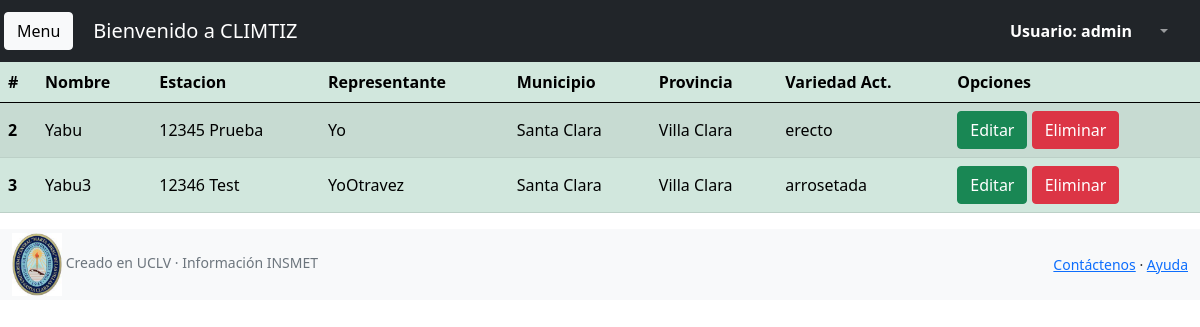
Page /empresa/lista_empresas (signed in) on the earlier database version.
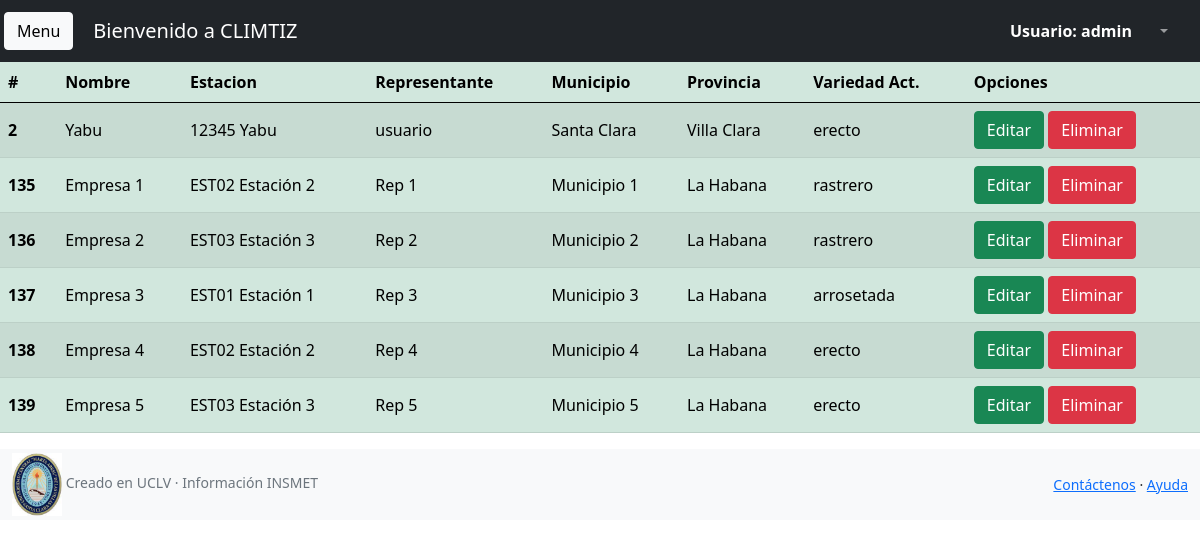
Same page on the later database version.
### users/models.py (models this page shows)
class User(AbstractUser):
    empresa = models.ForeignKey(Empresa, null = False, blank=False, on_delete = models.CASCADE)
    cargo = models.CharField(max_length=30)
    edad = models.IntegerField()
    sexo = models.CharField(max_length=11, choices=SEXO)
    is_admin = models.BooleanField('Is admin',default=False)
    is_normal = models.BooleanField('Is normal',default=False)
    aprobado = models.BooleanField('Aprove', default=False)

### empresa/models.py (models this page shows, shortened)
class Empresa(models.Model):
    nombre = models.CharField(max_length=60)
    estacion = models.ForeignKey(Estacion, null = True, blank=False, on_delete = models.CASCADE)
    representante = models.CharField(max_length = 100)
    municipio = models.CharField(max_length = 100)
    provincia = models.CharField(max_length=30)
    variedad_actual = models.CharField(max_length=20, choices=TVARIEDAD, null=True)

### estacion/models.py (models this page shows)
class Estacion(models.Model):
    num_estacion = models.CharField(max_length=6, primary_key=True)
    nombre = models.CharField(max_length=50)
    provincia = models.CharField(max_length=30)
    def __str__(self):
        return '{} {}'.format(self.num_estacion,self.nombre)

### empresa/views.py (the view)
# urls.py: path('lista_empresas',EmpresaList.as_view(),name="lista_empresa"),
class EmpresaList(UserPassesTestMixin,ListView):
    model = Empresa
    template_name = 'empresa_lista.html'
    def test_func(self):
        return self.request.user.is_authenticated and self.request.user.is_admin

### mensajes/processors.py (called while the page is built)
def ctx_dict(request):
    sol=None
    if request.user.is_authenticated:
        sol = len(Mensajes.objects.filter(recibido=False).filter(destinatario=request.user))
    ctx={'test':sol}
    print(sol)
    return ctx

### empresa/templates/empresa_lista.html (shortened to what this page needs)
{% extends 'index_admin.html' %}
{% load static %}
{% block content %}
{% if object_list %}
<div class="table-responsive ">
    <table class="table align-middle  table-success table-striped">
        <thead>
          <tr>
            <th scope="col">#</th>
            <th scope="col">Nombre</th>
            <th scope="col">Estacion</th>
            <th scope="col">Representante</th>
            <th scope="col">Municipio</th>
            <th scope="col">Provincia</th>
            <th scope="col">Variedad Act.</th>
            <th scope="col">Opciones</th>
          </tr>
        </thead>
        <tbody>
{% for empresa in object_list %}
          <tr>
            <th scope="row">{{empresa.id}}</th>
            <td>{{empresa.nombre}}</td>
            <td>{{empresa.estacion}}</td>
            <td>{{empresa.representante}}</td>
            <td>{{empresa.municipio}}</td>
            <td>{{empresa.provincia}}</td>
            <td>{{empresa.variedad_actual}}</td>
            <td>
                <a class="btn btn-success" href="{% url 'empresa:editar_empresa' empresa.id %}">Editar</a>
                <a class="btn btn-danger" href="{% url 'empresa:eliminar_empresa' empresa.id %}">Eliminar</a>
            </td>
          </tr>
    {% endfor %}
  </tbody>
    {% else %}
<h1>No existen empresas en el sistema</h1>
{% endif %}
</table>
</div>
{% endblock content %}

### users/templates/index_admin.html (shortened to what this page needs)
{% extends 'base.html' %} {% load static %}
{% block title %} HOME {% endblock %} {% block header %}
<nav class="navbar navbar-expand navbar-dark bg-dark">
  <a
    class="btn btn-light m-1"
    data-bs-toggle="offcanvas"
    href="#offcanvasExample"
    role="button"
    aria-controls="offcanvasExample"
    >Menu</a
  >
  <a class="navbar-brand ps-3" href="#">Bienvenido a CLIMTIZ</a>
  <form
    class="d-none d-md-inline-block form-inline ms-auto me-0 me-md-3 my-2 my-md-0"
  >
    <div class="input-group">
      <b style="color: white">Usuario: {{request.user}}</b>
    </div>
  </form>
  <ul class="navbar-nav ms-auto ms-md-0 me-3 me-lg-4">
    <li class="nav-item dropdown">
      <a
        class="nav-link dropdown-toggle"
        id="navbarDropdown"
        href="#"
        role="button"
        data-bs-toggle="dropdown"
        aria-expanded="false"
        ></a>
    </li>
  </ul>
</nav>
 {% endblock header %}

### templates/base.html (shortened to what this page needs)
{% load static %}
<!DOCTYPE html>
<html lang="es">
<head>
    <link href="{% static 'css/bootstrap.min.css' %}" rel="stylesheet">
    <link href="{% static 'css/main.css' %}" rel="stylesheet">
    <link rel="stylesheet" href="{% static 'css/Chart.min.css' %}">
</head>
<body>
    <header>
        {% block header %}{% endblock %}
    </header>
    <main>
        {% block content%}{% endblock %}
    </main>
    {% block footer %}
    <footer class="row py-1 bg-light mt-auto">
        <div class="container-fluid px-4">
            <div class="d-flex align-items-center justify-content-between small">
                <div class="text-muted"><img style="width:50px" src="{% static "images/uclv.jpg" %}" class="img-fluid" alt="..."> Creado en UCLV &middot; Información INSMET</div>
                <div>
                    <a type="button" href="#" data-bs-toggle="modal" data-bs-target="#exampleModal">Contáctenos </a> &middot;
                    <a href="{% url 'multimedia:downloadManual' %}" download>Ayuda</a>
                </div>
            </div>
        </div>
    </footer>
    {% endblock %}
</body>
</html>

Differences in the rows shown:
removed Empresa: id "3", nombre "Yabu3", estacion "12346 Test", representante "YoOtravez", municipio "Santa Clara", provincia "Villa Clara", variedad_actual "arrosetada"
changed Empresa "Yabu": estacion "12345 Prueba" → "12345 Yabu"; representante "Yo" → "usuario"
added Empresa: id "135", nombre "Empresa 1", estacion "EST02 Estación 2", representante "Rep 1", municipio "Municipio 1", provincia "La Habana", variedad_actual "rastrero"
added Empresa: id "136", nombre "Empresa 2", estacion "EST03 Estación 3", representante "Rep 2", municipio "Municipio 2", provincia "La Habana", variedad_actual "rastrero"
added Empresa: id "137", nombre "Empresa 3", estacion "EST01 Estación 1", representante "Rep 3", municipio "Municipio 3", provincia "La Habana", variedad_actual "arrosetada"
added Empresa: id "138", nombre "Empresa 4", estacion "EST02 Estación 2", representante "Rep 4", municipio "Municipio 4", provincia "La Habana", variedad_actual "erecto"
added Empresa: id "139", nombre "Empresa 5", estacion "EST03 Estación 3", representante "Rep 5", municipio "Municipio 5", provincia "La Habana", variedad_actual "erecto"
